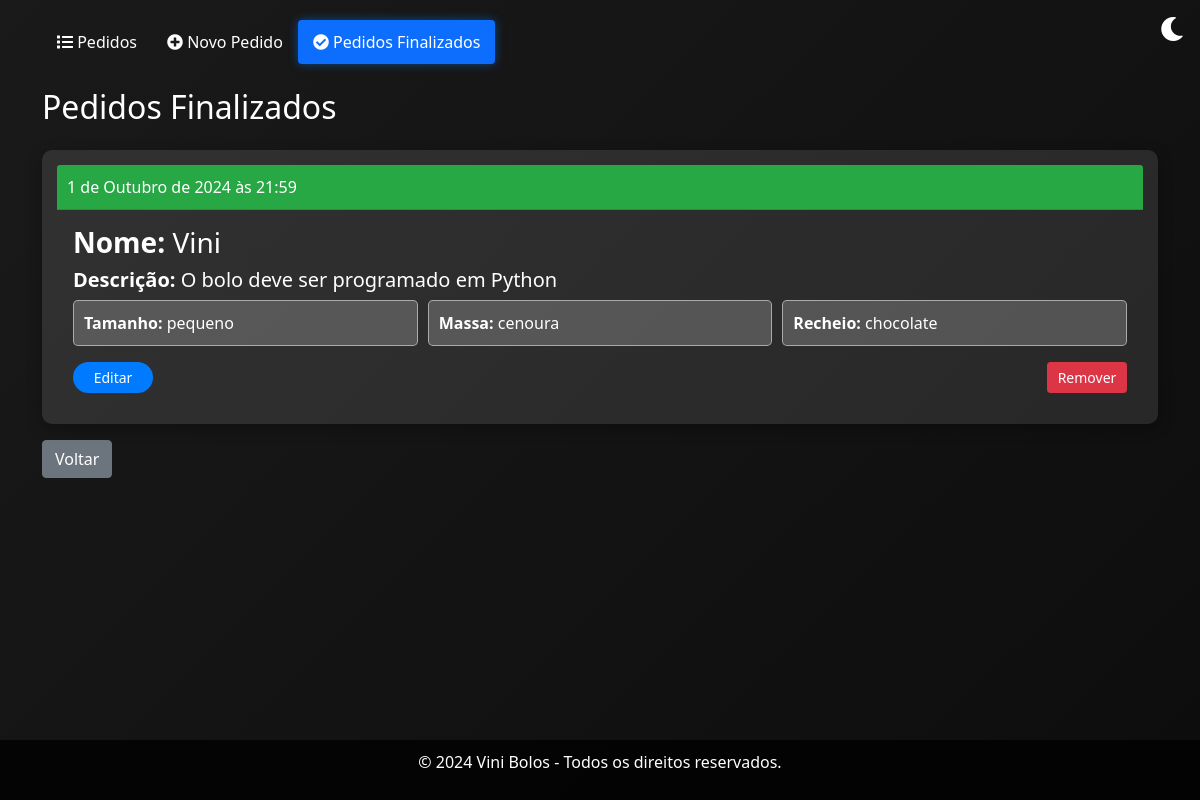
/finalizados/, run on the app's committed database.
### pedidos/models.py (models this page shows, shortened)
class Note(models.Model):
    created_at = models.DateTimeField(auto_now_add=True)
    updated_at = models.DateTimeField(auto_now=True)
    name = models.CharField(max_length=64)
    contato = models.CharField(max_length=64)
    description = models.TextField(max_length=256)
    done = models.BooleanField(default=False)
    size = models.CharField(max_length=20, choices=tamanhoChoice, default='N/A')
    massa = models.CharField(max_length=20, choices=massaChoice, default='N/A')
    recheio = models.CharField(max_length=20, choices=recheioChoice, default='N/A')

### pedidos/views.py (the view)
# urls.py: path('finalizados/', FinalizadosView.as_view(), name='finalizados'),  # URL para notas finalizadas
class FinalizadosView(ListView):
    model = Note
    template_name = "finalizados.html"
    context_object_name = "finalizados"
    def get_queryset(self):
        return Note.objects.filter(done=True)  # Retorna apenas as notas finalizadas
    def get_context_data(self, **kwargs):
        context = super().get_context_data(**kwargs)
        context['active_page'] = 'finalizados'  # Adiciona a página ativa ao contexto
        return context

### pedidos/templates/finalizados.html (shortened to what this page needs)
{% extends "base.html" %}
{% block content %}
    <h2 class="mb-4">Pedidos Finalizados</h2>
    {% if finalizados %}
        {% for note in finalizados %}
            <div class="card">
                <div class="card-header">{{ note.created_at }}</div>
                <div class="card-body">
                    <h3 class="card-title"><strong>Nome:</strong> {{ note.name }}</h3>
                    <h5 class="card-text"><strong>Descrição:</strong> {{ note.description }}</h5>
                    <div class="info-container">
                        <div class="info-item">
                            <strong>Tamanho:</strong> {{ note.size }}
                        </div>
                        <div class="info-item">
                            <strong>Massa:</strong> {{ note.massa }}
                        </div>
                        <div class="info-item">
                            <strong>Recheio:</strong> {{ note.recheio }}
                        </div>
                    </div>
                    <div class="d-flex">
                        <a href="{% url 'update' note.id %}" class="btn btn-sm btn-custom">Editar</a>
                        <a href="{% url 'delete' note.id %}?from=finalizados" class="btn btn-sm btn-danger">Remover</a>
                    </div>
                </div>
            </div>
        {% endfor %}
    {% else %}
        <div class="alert alert-info">Nenhuma nota finalizada encontrada.</div>
    {% endif %}
    <a href="{% url 'index' %}" class="btn btn-secondary">Voltar</a>
{% endblock %}

### pedidos/templates/base.html (shortened to what this page needs)
{% load static %}
<!DOCTYPE html>
<html lang="pt-BR">
<head>
    <link href="https://cdn.jsdelivr.net/npm/bootstrap@5.1.3/dist/css/bootstrap.min.css" rel="stylesheet">
    <link rel="stylesheet" href="https://cdnjs.cloudflare.com/ajax/libs/font-awesome/5.15.3/css/all.min.css">
</head>
<body>
    <button class="theme-toggle" id="themeToggle"></button>
    <div class="container">
        <ul class="nav nav-pills mb-4">
            <li class="nav-item">
                <a class="nav-link {% if active_page == 'index' %}active{% endif %}" href="{% url 'index' %}">
                    <i class="fas fa-list"></i> Pedidos
                </a>
            </li>
            <li class="nav-item">
                <a class="nav-link {% if active_page == 'create' %}active{% endif %}" href="{% url 'create' %}">
                    <i class="fas fa-plus-circle"></i> Novo Pedido
                </a>
            </li>
            <li class="nav-item">
                <a class="nav-link {% if active_page == 'finalizados' %}active{% endif %}" href="{% url 'finalizados' %}">
                    <i class="fa fa-check-circle"></i> Pedidos Finalizados
                </a>
            </li>
        </ul>
        {% block content %}{% endblock %}
    </div>
    <div class="footer">
        <p>&copy; 2024 Vini Bolos - Todos os direitos reservados.</p>
    </div>
</body>
</html>

### pedidos/templates/base.html (style rules this page uses)
body { background: linear-gradient(135deg, #1a1a1a, #0d0d0d); color: #ffffff; min-height: 100vh; display: flex; flex-direction: column; transition: background 0.3s, color 0.3s; }
.nav-link { color: #ffffff; padding: 10px 15px; border-radius: 5px; transition: background-color 0.3s, color 0.3s; }
.nav-link.active { background-color: #007bff; box-shadow: 0 0 10px rgba(0, 123, 255, 0.5); color: #ffffff; }
.container { margin-top: 20px; flex: 1; }
.footer { text-align: center; padding: 10px 0; background-color: rgba(0, 0, 0, 0.8); color: #ffffff; }
.theme-toggle { cursor: pointer; position: absolute; top: 10px; right: 10px; background: transparent; border: none; color: #ffffff; font-size: 24px; transition: color 0.3s; }
.btn-custom { background-color: #007bff; color: #ffffff; border-radius: 25px; transition: background-color 0.3s, transform 0.2s; }
.card { background-color: rgba(255, 255, 255, 0.1); border: none; border-radius: 10px; box-shadow: 0 4px 15px rgba(0, 0, 0, 0.2); margin-bottom: 20px; }
.card-header { background-color: rgba(255, 255, 255, 0.2); color: #ffffff; border-radius: 10px 10px 0 0; }

### pedidos/templates/finalizados.html (style rules this page uses)
.card { background-color: rgba(255, 255, 255, 0.1); border: none; box-shadow: 0 4px 15px rgba(0, 0, 0, 0.3); margin-bottom: 1rem; border-radius: 10px; padding: 15px; }
.card-header { background-color: #28a745; color: white; border-radius: 10px 10px 0 0; padding: 10px; }
.card-title, .card-text { color: #ffffff; margin-bottom: 0.5rem; }
.d-flex { justify-content: space-between; margin-top: 1rem; }
.d-flex a { min-width: 80px; }
.info-container { display: flex; justify-content: space-between; margin-bottom: 1rem; }
.info-item { flex: 1; margin-right: 10px; padding: 10px; border: 1px solid rgba(255, 255, 255, 0.5); border-radius: 5px; background-color: rgba(255, 255, 255, 0.2); }
.info-item:last-child { margin-right: 0; }

### data on the page
Note: created_at "1 de Outubro de 2024 às 21:59", name "Vini", description "O bolo deve ser programado em Python", size "pequeno", massa "cenoura", recheio "chocolate"
